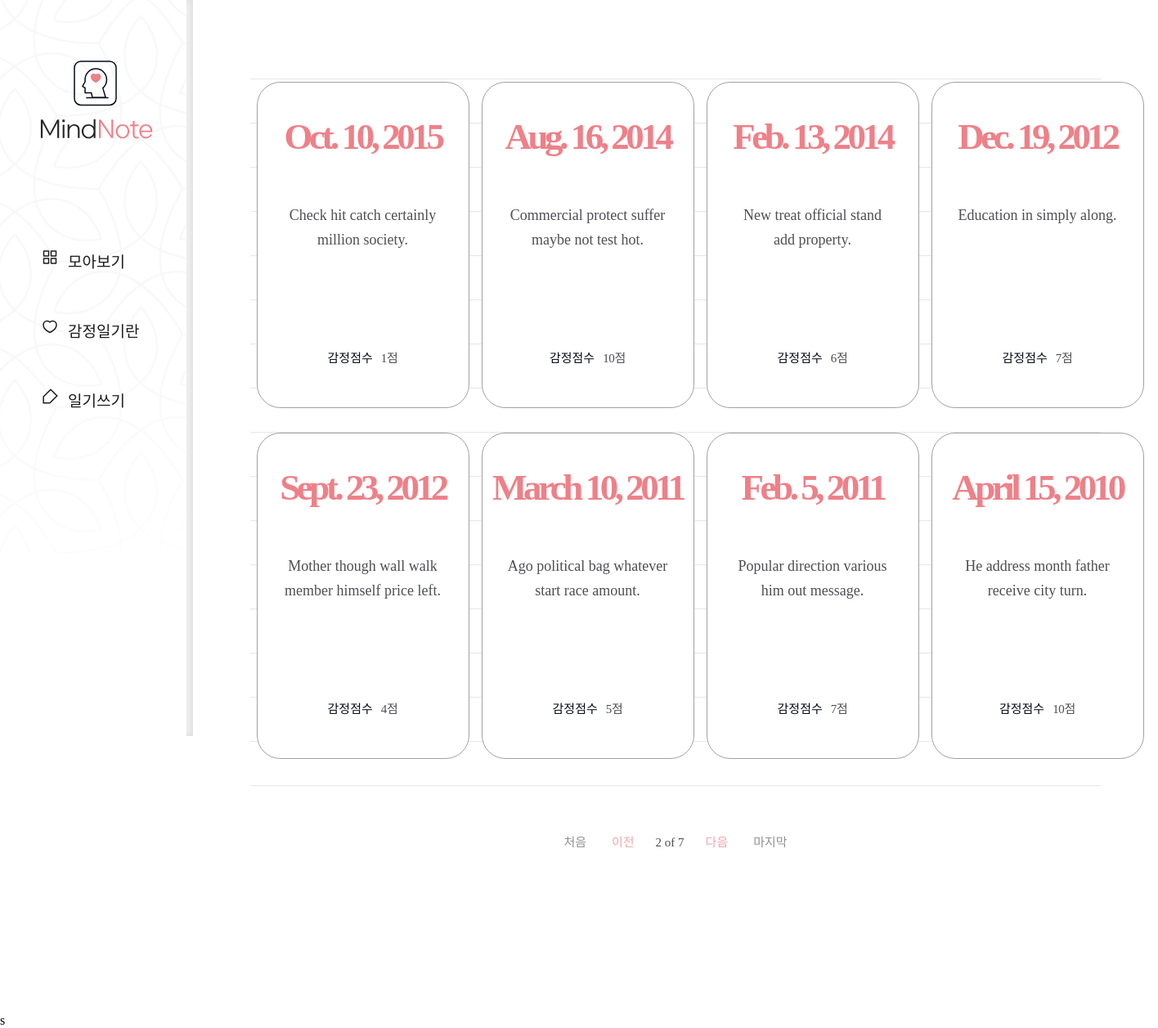
The app's page /diary/?page=2 with its own data.
### diary/models.py (models this page shows, shortened)
class Page(models.Model):
    title = models.CharField(max_length=100, validators=[validate_no_hash])
    content = models.TextField(validators=[validate_no_hash])
    feeling = models.CharField(max_length=80, validators=[validate_no_number])
    score = models.IntegerField(validators=[validate_no_above10])
    dt_created = models.DateField()

### diary/views.py (the view)
# urls.py: path('diary/', views.PageListView.as_view(), name='page-list'),
class PageListView(ListView):
    model = Page
    template_name = 'diary/page_list.html'
    ordering = ['-dt_created']
    paginate_by = 8
    page_kwarg = 'page'

### diary/templates/diary/page_list.html (shortened to what this page needs)
{% extends './base.html' %}
{% load static %}
{% block content %}
{% if page_obj.object_list %}
    <div class="wrap-note">
        <div class="note">
            <div class="note-list">
                <ul>
                    {% for page in page_obj.object_list %}
                    <li>
                        <a href="{% url 'page-detail' page.id %}">
                            <div class="date">
                                <span>{{page.dt_created}}</span>
                            </div>
                            <h2>{{page.title}}</h2>
                            <div class="score">
                                <p>감정점수</p>
                                <span>{{page.score}}점</span>
                            </div>
                        </a>
                    </li>
                    {% endfor %}
                </ul>
            </div>
            <div class="paging">
                {% if page_obj.has_previous %}
                    <a href="?page=1" class="first">처음</a>
                    <a href="?page={{ page_obj.previous_page_number }}" class="prev">이전</a>
                {% endif %}
                <span class="page">
                    <p>{{page_obj.number}} of {{page_obj.paginator.num_pages}}</p>
                </span>
                {% if page_obj.has_next %}
                    <a href="?page={{page_obj.next_page_number}}" class="next">다음</a>
                    <a href="?page={{page_obj.paginator.num_pages}}" class="last">마지막</a>
                {% endif %}
        </div>
        </div>
    </div>
{% endif %}
{% endblock content %}

### diary/static/diary/css/styles.css (style rules this page uses)
h1,h2,h3,p,a,ul,li { margin: 0; padding: 0; font-family: 'NanumSquare'; list-style: none; text-decoration: none; outline: none; }
html { position: relative; min-height: 100%; margin: 0; }
body { margin: 0; padding: 0; -webkit-font-smoothing: antialiased; -moz-osx-font-smoothing: auto; }
.wrap-note .note { padding-left: 236px; padding-top: 50px; padding-bottom: 200px; }
.note-list { margin: 0 70px; padding-top: 50px; background: url(../image/note-bg.svg) repeat-x center/1535px 974px; }
.note-list ul { overflow: hidden; width: 1100px; margin: 0 auto; padding-bottom: 50px; }
.note-list ul li { float: left; width: 25%; padding-bottom: 30px; }
.note-list ul li a { display: block; width: 258px; height: 397px; margin: 0 auto; background: #fff; border: solid 1px #a3a0a0; border-radius: 29px; }
.note-list ul li a .date { margin-top: 40px; margin-bottom: 55px; text-align: center; }
.note-list ul li a .date span { display: block; font-family: 'NanumSquare'; color: #ee8088; font-weight: 700; font-size: 45px; letter-spacing: -4.47px; }
.note-list ul li a h2 { width: 196px; height: 150px; margin: 0 auto; font-family: 'NanumBarunpen'; color: #4e4f53; font-weight: normal; font-size: 18px; line-height: 1.67; text-align: center; }
.note-list ul li a .score { margin-top: 28px; text-align: center; }
.note-list ul li a .score p { display: inline-block; font-family: 'NanumSquare'; color: #060b18; font-size: 15px; }
.note-list ul li a .score span { padding-left: 6px; font-family: 'NanumBarunpen'; color: #4e4f53; font-size: 15px; letter-spacing: -0.29px; }
.paging { margin-top: 10px; text-align: center; }
.paging a { display: inline-block; font-family: 'NanumSquare'; font-size: 15px; }
.paging .first,.paging .last { color: #929191; }
.paging .first { margin-right: 27px; }
.paging .last { margin-left: 27px; }
.paging .prev,.paging .next { color: #f2a6ac; }
.paging span { display: inline-block; }
.paging span p { margin: 0 22px; font-family: 'NanumSquare'; color: #4e4f53; font-size: 15px; }

### records on screen
Page: dt_created "Oct. 10, 2015", title "Check hit catch certainly million society.", score "1"
Page: dt_created "Aug. 16, 2014", title "Commercial protect suffer maybe not test hot.", score "10"
Page: dt_created "Feb. 13, 2014", title "New treat official stand add property.", score "6"
Page: dt_created "Dec. 19, 2012", title "Education in simply along.", score "7"
Page: dt_created "Sept. 23, 2012", title "Mother though wall walk member himself price left.", score "4"
Page: dt_created "March 10, 2011", title "Ago political bag whatever start race amount.", score "5"
Page: dt_created "Feb. 5, 2011", title "Popular direction various him out message.", score "7"
Page: dt_created "April 15, 2010", title "He address month father receive city turn.", score "10"

### other values on screen
{{ page_obj.number }} "2"
{{ page_obj.paginator.num_pages }} "7"
